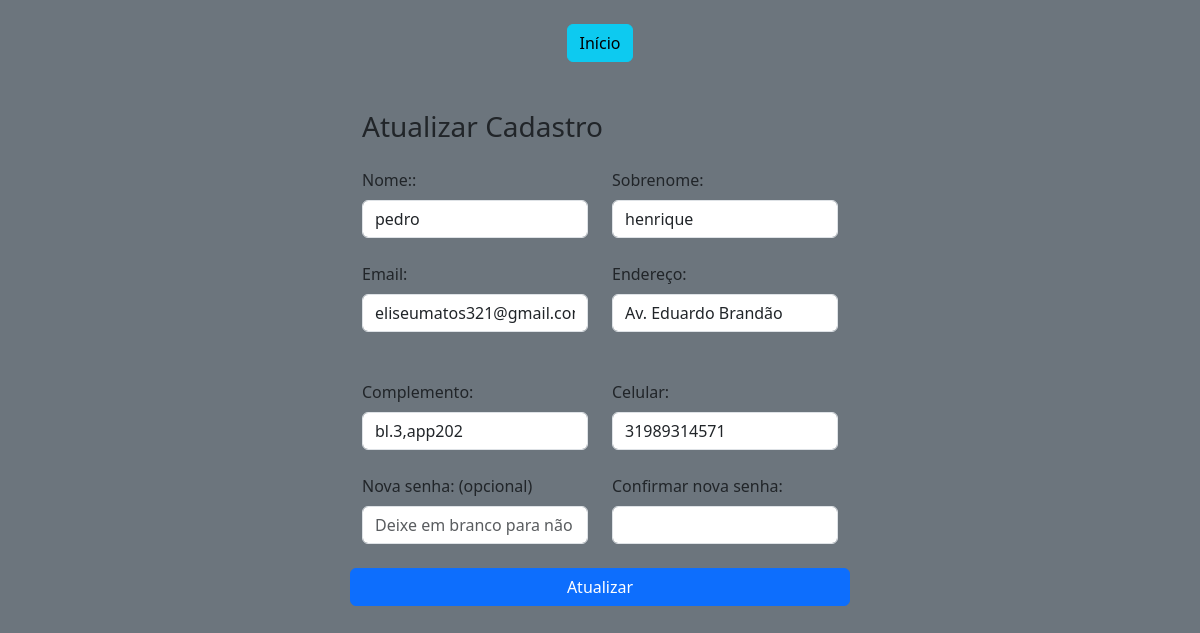
Page /atualizar_cadastro (signed in) on the earlier database version.
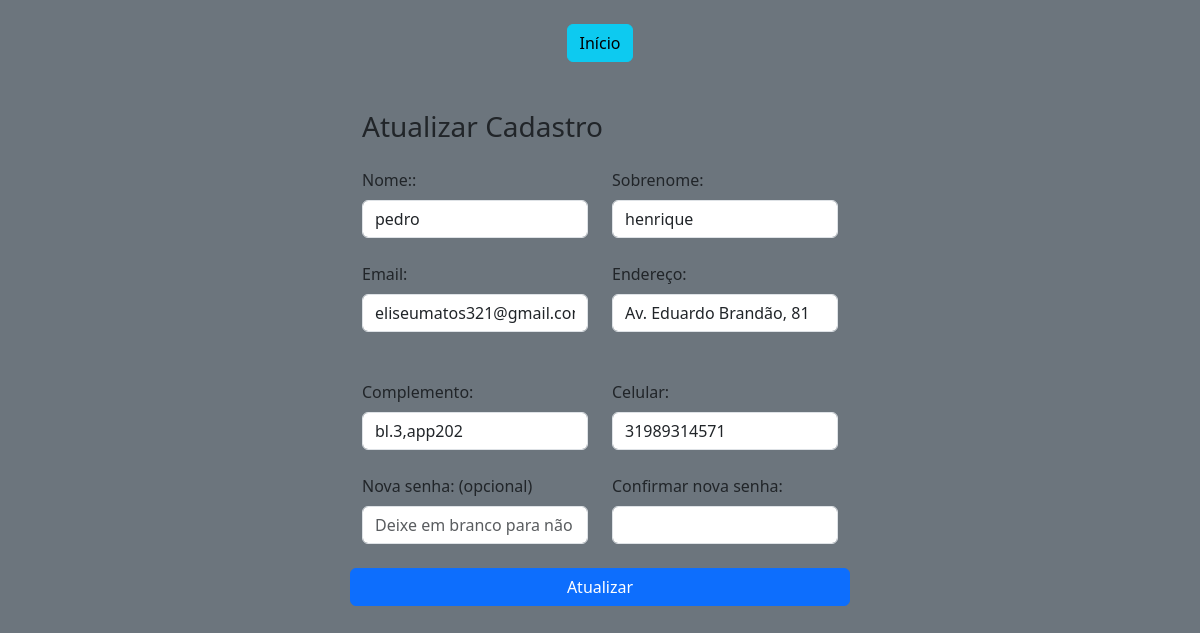
Same page on the later database version.
### estudo/models.py (models this page shows, shortened)
class User(db.Model,UserMixin):
    id=db.Column(db.Integer,primary_key=True)
    nome=db.Column(db.String, nullable=True)
    endereco=db.Column(db.String, nullable=True)
    complemento=db.Column(db.String, nullable=True)
    celular=db.Column(db.Integer, nullable=True)
    sobrenome=db.Column(db.String, nullable=True)
    email=db.Column(db.String, nullable=True)
    senha=db.Column(db.String, nullable=True)

### estudo/routes.py (the view, shortened to what this page needs)
@app.route('/atualizar_cadastro', methods=['GET', 'POST'])
@login_required
def atualizar_cadastro():
    form = AtualizarUsuarioForm(obj=current_user)  # Pré-preenche os dados do usuário
    return render_template('atualizar_cadastro.html', form=form)

### estudo/forms.py
class AtualizarUsuarioForm(FlaskForm):
    nome = StringField('Nome::', validators=[DataRequired()])
    sobrenome = StringField('Sobrenome:', validators=[DataRequired()])
    email = StringField('Email:', validators=[DataRequired(), Email()])
    endereco=StringField('Endereço:', validators=[DataRequired()])
    complemento=StringField('Complemento:', validators=[DataRequired()])
    celular=StringField('Celular:', validators=[DataRequired()])
    senha = PasswordField('Nova senha: (opcional)')
    confirmar_senha = PasswordField('Confirmar nova senha:', validators=[
        EqualTo('senha', message='As senhas devem ser iguais.')
    ])
    submit = SubmitField('Atualizar')

### estudo/__init__.py (called while the page is built)
@login_manager.user_loader
def load_user(user_key):
    if ":" not in user_key:
        return None
    tipo, user_id = user_key.split(":")
    if tipo == "user":
        return User.query.get(int(user_id))
    elif tipo == "store":
        return Store.query.get(int(user_id))
    return None

@app.context_processor
def inject_user_type():
    tipo = None
    if current_user.is_authenticated:
        user_cookie = session.get('_user_id', '')
        if ':' in user_cookie:
            tipo = user_cookie.split(':')[0]
    return dict(tipo_usuario=tipo)

### estudo/templates/atualizar_cadastro.html (shortened to what this page needs)
{% extends 'base.html' %}
{% block base %}
{% include 'back_inicio_cadastro.html' %}
<div class="container mt-5" style="max-width: 500px;">
  <h3>Atualizar Cadastro</h3>
  <form method="POST" class="row mt-4">
    <div class="col-md-6 mb-4">
      {{ form.nome.label(class="form-label") }}
      {{ form.nome(class="form-control") }}
    </div>
    <div class="col-md-6 mb-4">
      {{ form.sobrenome.label(class="form-label") }}
      {{ form.sobrenome(class="form-control") }}
    </div>
    <div class="col-md-6 mb-4">
      {{ form.email.label(class="form-label") }}
      {{ form.email(class="form-control") }}
    </div>
    <div class="col-md-6 mb-5">
      {{form.endereco.label(class="form-label")}}
      {{form.endereco(class="form-control")}}
    </div>
    <div class="col-md-6 mb-4">
      {{form.complemento.label(class="form-label")}}
      {{form.complemento(class="form-control")}}
    </div>
    <div class="col-md-6 mb-4">
      {{form.celular.label(class="form-label")}}
      {{form.celular(class="form-control")}}
    </div>
    <div class="col-md-6 mb-4">
      {{ form.senha.label(class="form-label") }}
      {{ form.senha(class="form-control", placeholder="Deixe em branco para não alterar") }}
    </div>
    <div class="col-md-6 mb-4">
      {{ form.confirmar_senha.label(class="form-label") }}
      {{ form.confirmar_senha(class="form-control") }}
    </div>
    <button type="submit" class="btn btn-primary">{{ form.submit.label.text }}</button>
  </form>
</div>
{% endblock %}

### estudo/templates/base.html (shortened to what this page needs)
<!DOCTYPE html>
<html lang="pt-br">
<head>
  <link rel="stylesheet" href="https://cdn.jsdelivr.net/npm/bootstrap@5.3.6/dist/css/bootstrap.min.css"
>
    <link rel="stylesheet" type="text/css" href="https://cdn.jsdelivr.net/npm/toastify-js/src/toastify.min.css"/>
</head>
<body class="bg-secondary">
   <section class=" container-fluid">
     {%block base%}
    {%endblock%}
  </section>
</body>
</html>

### estudo/templates/back_inicio_cadastro.html
{% extends 'base.html' %}
{% block base %}
<div class="text-center mt-4">
    <a href="{{url_for('returnbase')}}" class="btn btn-info">Início</a>
</div>
{% endblock %}

Differences in the rows shown:
changed User "pedro": endereco "Av. Eduardo Brandão" → "Av. Eduardo Brandão, 81"
